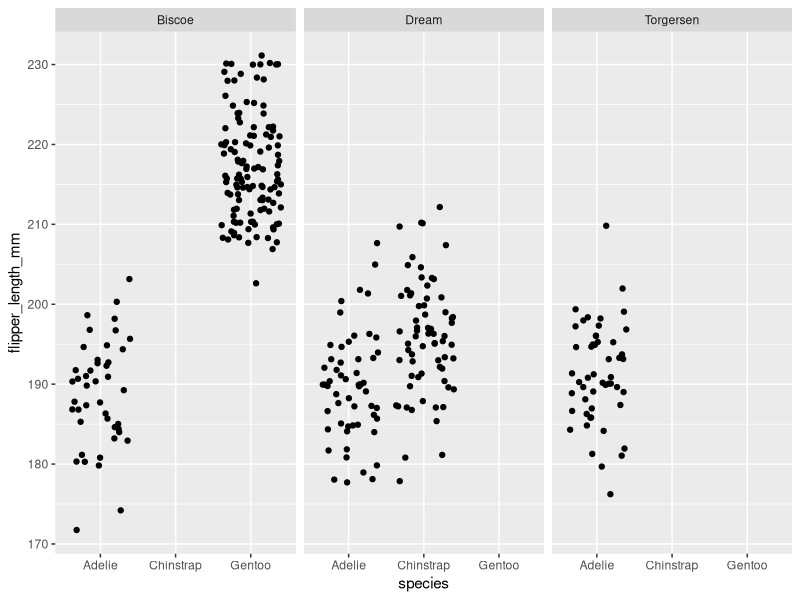

This figure's R source:
## ---- chunk 1
library(palmerpenguins)
library(tidyverse)


## ---- chunk 2
funct <- function(x){
  x^2
}

df_dx <- D(expr = expression(x^2), name = "x")

x = 3

df_dx

## ---- chunk 3
dP_da <- D(expr = expression(2 * (3 * a + 2)^4 - 5), name = "a")

a = 1.5

dP_da
## ---- chunk 4
ggplot(penguins, aes(species, flipper_length_mm)) +
  geom_jitter() +
  facet_wrap(~island)
